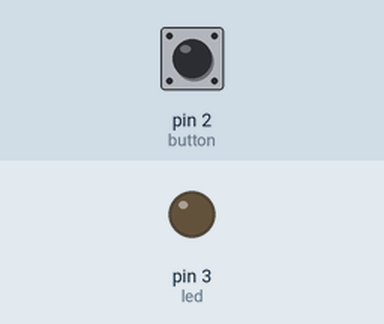
Bench run of a sketch on a simulated Arduino Uno, built with avr-gcc and run on an emulated ATmega328P. Shown: output pins drawn as LEDs (lit = HIGH). The inputs (shaded band) are chosen by the test bench; at power-on: pin 2 (button) HIGH.

Above: at 1.2 s.
1.3 s: pin 2 (button) pulled LOW for 0.15 s
At 1.37 s:
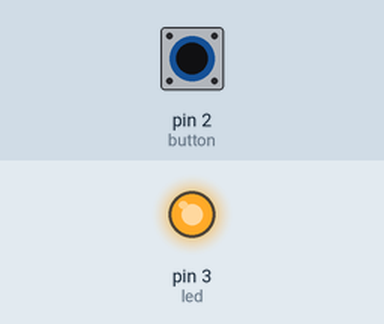
2.9 s: pin 2 (button) pulled LOW for 3.2 s
At 6.7 s:
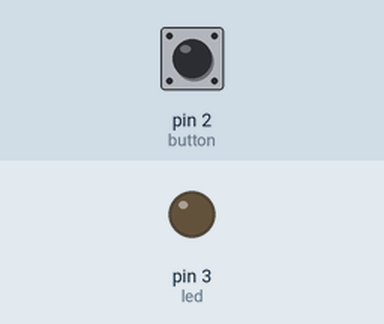
Timing chart, 0 to 8.2 s (numbered marks = the images above; inputs shaded):
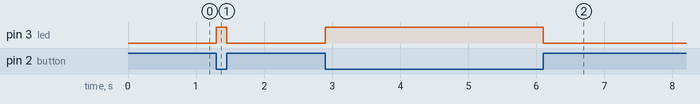

The sketch:

led1.ino
```cpp
//按键亮灯，松手熄灯
int led = 3;
int button = 2;
void setup() {
  pinMode(led,OUTPUT);
  pinMode(button,INPUT_PULLUP);//输入上拉,相当于电阻

}

void loop() {
  while(1)
  {
    if(digitalRead(button)==LOW)
    {
      digitalWrite(led,HIGH);

    }else
    {
      digitalWrite(led,LOW);

    }
  }

}
```

Measured:
- after the input at 1.3 s, pin 3 (led): LOW → HIGH at once, → LOW 0.15 s later
- after the input at 2.9 s, pin 3 (led): LOW → HIGH at once, → LOW 3.2 s later
